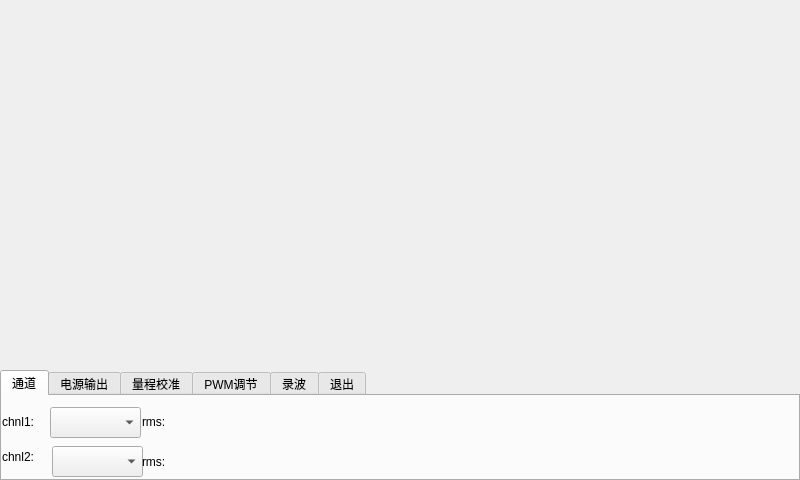
<?xml version="1.0" encoding="UTF-8"?>
<ui version="4.0">
 <class>keyboardDemoClass</class>
 <widget class="QDialog" name="keyboardDemoClass">
  <property name="geometry">
   <rect>
    <x>0</x>
    <y>0</y>
    <width>800</width>
    <height>480</height>
   </rect>
  </property>
  <property name="windowTitle">
   <string>keyboardDemo</string>
  </property>
  <widget class="QTabWidget" name="tabWidget">
   <property name="geometry">
    <rect>
     <x>0</x>
     <y>370</y>
     <width>800</width>
     <height>111</height>
    </rect>
   </property>
   <property name="currentIndex">
    <number>0</number>
   </property>
   <widget class="QWidget" name="tab_19">
    <attribute name="title">
     <string>通道</string>
    </attribute>
    <widget class="QLabel" name="label_chnl_chnl1_4">
     <property name="geometry">
      <rect>
       <x>0</x>
       <y>10</y>
       <width>51</width>
       <height>31</height>
      </rect>
     </property>
     <property name="text">
      <string>chnl1:</string>
     </property>
    </widget>
    <widget class="QLabel" name="label_chnl_chnl2_4">
     <property name="geometry">
      <rect>
       <x>0</x>
       <y>50</y>
       <width>51</width>
       <height>21</height>
      </rect>
     </property>
     <property name="text">
      <string>chnl2:</string>
     </property>
    </widget>
    <widget class="QComboBox" name="comboBox_chnl_chnl1_4">
     <property name="geometry">
      <rect>
       <x>48</x>
       <y>11</y>
       <width>91</width>
       <height>31</height>
      </rect>
     </property>
    </widget>
    <widget class="QComboBox" name="comboBox_chnl_chnl2_4">
     <property name="geometry">
      <rect>
       <x>50</x>
       <y>50</y>
       <width>91</width>
       <height>31</height>
      </rect>
     </property>
    </widget>
    <widget class="QLabel" name="label_chnl_chnl1_info_4">
     <property name="geometry">
      <rect>
       <x>140</x>
       <y>10</y>
       <width>651</width>
       <height>31</height>
      </rect>
     </property>
     <property name="text">
      <string>rms:</string>
     </property>
    </widget>
    <widget class="QLabel" name="label_chnl_chnl2_info_4">
     <property name="geometry">
      <rect>
       <x>140</x>
       <y>50</y>
       <width>651</width>
       <height>31</height>
      </rect>
     </property>
     <property name="text">
      <string>rms:</string>
     </property>
    </widget>
   </widget>
   <widget class="QWidget" name="tab_20">
    <attribute name="title">
     <string>电源输出</string>
    </attribute>
   </widget>
   <widget class="QWidget" name="tab_21">
    <attribute name="title">
     <string>量程校准</string>
    </attribute>
    <widget class="QPushButton" name="pushButton_range_chnl2_set_4">
     <property name="geometry">
      <rect>
       <x>680</x>
       <y>50</y>
       <width>111</width>
       <height>31</height>
      </rect>
     </property>
     <property name="text">
      <string>设置参数</string>
     </property>
    </widget>
    <widget class="QPushButton" name="pushButton_range_chnl1_set_4">
     <property name="geometry">
      <rect>
       <x>680</x>
       <y>10</y>
       <width>111</width>
       <height>31</height>
      </rect>
     </property>
     <property name="text">
      <string>设置参数</string>
     </property>
    </widget>
    <widget class="QLabel" name="label_13">
     <property name="geometry">
      <rect>
       <x>320</x>
       <y>15</y>
       <width>21</width>
       <height>21</height>
      </rect>
     </property>
     <property name="text">
      <string>k:</string>
     </property>
    </widget>
    <widget class="QLineEdit" name="lineEdit_range_chnl2_b_4">
     <property name="geometry">
      <rect>
       <x>520</x>
       <y>45</y>
       <width>151</width>
       <height>31</height>
      </rect>
     </property>
    </widget>
    <widget class="QLineEdit" name="lineEdit_range_chnl1_b_4">
     <property name="geometry">
      <rect>
       <x>520</x>
       <y>10</y>
       <width>151</width>
       <height>31</height>
      </rect>
     </property>
    </widget>
    <widget class="QLabel" name="label_14">
     <property name="geometry">
      <rect>
       <x>320</x>
       <y>50</y>
       <width>21</width>
       <height>21</height>
      </rect>
     </property>
     <property name="text">
      <string>k:</string>
     </property>
    </widget>
    <widget class="QLabel" name="label_range_chnl2_4">
     <property name="geometry">
      <rect>
       <x>0</x>
       <y>50</y>
       <width>51</width>
       <height>21</height>
      </rect>
     </property>
     <property name="text">
      <string>chnl2:</string>
     </property>
    </widget>
    <widget class="QLabel" name="label_15">
     <property name="geometry">
      <rect>
       <x>500</x>
       <y>50</y>
       <width>21</width>
       <height>21</height>
      </rect>
     </property>
     <property name="text">
      <string>b:</string>
     </property>
    </widget>
    <widget class="QComboBox" name="comboBox_range_chnl1_4">
     <property name="geometry">
      <rect>
       <x>60</x>
       <y>10</y>
       <width>251</width>
       <height>31</height>
      </rect>
     </property>
    </widget>
    <widget class="QComboBox" name="comboBox_range_chnl2_4">
     <property name="geometry">
      <rect>
       <x>60</x>
       <y>50</y>
       <width>251</width>
       <height>31</height>
      </rect>
     </property>
    </widget>
    <widget class="QLineEdit" name="lineEdit_range_chnl1_k_4">
     <property name="geometry">
      <rect>
       <x>340</x>
       <y>10</y>
       <width>151</width>
       <height>31</height>
      </rect>
     </property>
    </widget>
    <widget class="QLineEdit" name="lineEdit_range_chnl2_k_4">
     <property name="geometry">
      <rect>
       <x>340</x>
       <y>45</y>
       <width>151</width>
       <height>31</height>
      </rect>
     </property>
    </widget>
    <widget class="QLabel" name="label_16">
     <property name="geometry">
      <rect>
       <x>500</x>
       <y>15</y>
       <width>21</width>
       <height>21</height>
      </rect>
     </property>
     <property name="text">
      <string>b:</string>
     </property>
    </widget>
    <widget class="QLabel" name="label_range_chnl1_4">
     <property name="geometry">
      <rect>
       <x>0</x>
       <y>10</y>
       <width>51</width>
       <height>31</height>
      </rect>
     </property>
     <property name="text">
      <string>chnl1:</string>
     </property>
    </widget>
   </widget>
   <widget class="QWidget" name="tab_22">
    <attribute name="title">
     <string>PWM调节</string>
    </attribute>
   </widget>
   <widget class="QWidget" name="tab_23">
    <attribute name="title">
     <string>录波</string>
    </attribute>
   </widget>
   <widget class="QWidget" name="tab_24">
    <attribute name="title">
     <string>退出</string>
    </attribute>
   </widget>
  </widget>
 </widget>
 <layoutdefault spacing="6" margin="11"/>
 <resources/>
 <connections/>
</ui>
